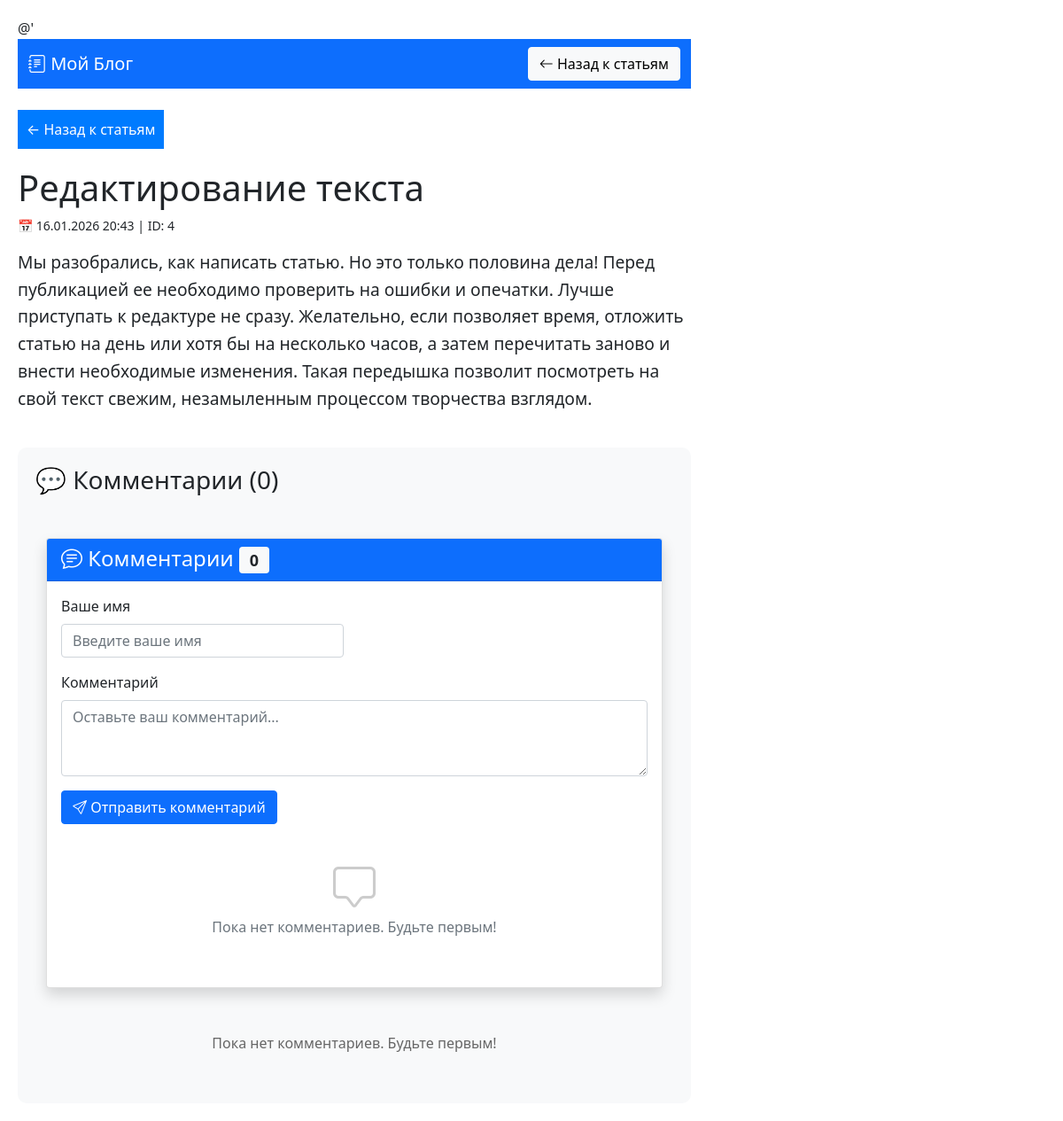
The app's page /post/4/ with its own data.
### posts/models.py (models this page shows, shortened)
class Post(models.Model):
    title = models.CharField(max_length=200)
    content = models.TextField()
    created_at = models.DateTimeField(auto_now_add=True)
    views = models.PositiveIntegerField(default=0)  # ← ПОЛЕ ПРОСМОТРОВ!
    def increment_views(self):
        self.views += 1
        self.save(update_fields=['views'])
        return self.views
    class Meta:
        ordering = ['-created_at']  # новые статьи сверху
        verbose_name = "Статья"
        verbose_name_plural = "Статьи"

### posts/views.py (the view)
# urls.py: path('post/<int:post_id>/', views.post_detail, name='post_detail'),  # страница статьи
def post_detail(request, post_id):
    post = get_object_or_404(Post, id=post_id)
    is_ajax = request.headers.get('X-Requested-With') == 'XMLHttpRequest'
    if not is_ajax:
        post.increment_views()
    comments = post.comments.all().order_by('-created_at')
    if request.method == 'POST':
        form = CommentForm(request.POST)
        if form.is_valid():
            comment = form.save(commit=False)
            comment.post = post
            comment.save()
            return redirect('post_detail', post_id=post.id)
    else:
        form = CommentForm()
    return render(request, 'posts/post_detail.html', {
        'post': post,
        'comments': comments,
        'form': form,
        'post_id': post.id,  # Для JS
    })

### posts/forms.py
class CommentForm(forms.ModelForm):
    class Meta:
        model = Comment  # Связываем с моделью Comment
        fields = ['author', 'text']  # Какие поля показывать
    author = forms.CharField(
        label='Ваше имя',
        max_length=100,
        widget=forms.TextInput(attrs={
            'class': 'form-control',
            'placeholder': 'Введите ваше имя'
        })
    )
    text = forms.CharField(
        label='Комментарий',
        widget=forms.Textarea(attrs={
            'class': 'form-control',
            'placeholder': 'Оставьте ваш комментарий...',
            'rows': 3
        })
    )

### posts/templates/posts/post_detail.html (shortened to what this page needs)
<!DOCTYPE html>
<html>
<head>
</head>
<link href="https://cdn.jsdelivr.net/npm/bootstrap@5.1.3/dist/css/bootstrap.min.css" rel="stylesheet">
<link rel="stylesheet" href="https://cdn.jsdelivr.net/npm/bootstrap-icons@1.8.1/font/bootstrap-icons.css">
<body>
<nav class="navbar navbar-expand-lg navbar-dark bg-primary mb-4">
    <div class="container">
        <a class="navbar-brand" href="/">
            <i class="bi bi-journal-text"></i> Мой Блог
        </a>
        <a href="/" class="btn btn-light">
            <i class="bi bi-arrow-left"></i> Назад к статьям
        </a>
    </div>
</nav>
    <a href="/" class="back">← Назад к статьям</a>
    <h1>{{ post.title }}</h1>
    <p><small>📅 {{ post.created_at|date:"d.m.Y H:i" }} | ID: {{ post.id }}</small></p>
    <div style="font-size: 1.2em; line-height: 1.6;">
        {{ post.content|linebreaks }}
    </div>
<div style="margin-top: 40px; padding: 20px; background: #f8f9fa; border-radius: 10px;">
    <h3>💬 Комментарии ({{ comments.count }})</h3>
<div class="container mt-5">
    <div class="card shadow">
        <div class="card-header bg-primary text-white">
            <h4 class="mb-0">
                <i class="bi bi-chat-text"></i> Комментарии
                <span class="badge bg-light text-dark">{{ comments.count }}</span>
            </h4>
        </div>
        <div class="card-body">
            <form method="POST" class="mb-4">
                <div class="row">
                    <div class="col-md-6 mb-3">
                        <label class="form-label">Ваше имя</label>
                        {{ form.author }}
                    </div>
                </div>
                <div class="mb-3">
                    <label class="form-label">Комментарий</label>
                    {{ form.text }}
                </div>
                <button type="submit" class="btn btn-primary">
                    <i class="bi bi-send"></i> Отправить комментарий
                </button>
            </form>
            <div class="mt-4">
                {% for comment in comments %}
                <div class="card mb-3">
                    <div class="card-body">
                        <div class="d-flex justify-content-between mb-2">
                            <h6 class="card-title mb-0">
                                <i class="bi bi-person-circle"></i> {{ comment.author }}
                            </h6>
                            <small class="text-muted">
                                <i class="bi bi-clock"></i> {{ comment.created_at|date:"d.m.Y H:i" }}
                            </small>
                        </div>
                        <p class="card-text">{{ comment.text|linebreaks }}</p>
                    </div>
                </div>
                {% empty %}
                <div class="text-center py-4">
                    <i class="bi bi-chat-square" style="font-size: 3rem; color: #ccc;"></i>
                    <p class="text-muted mt-2">Пока нет комментариев. Будьте первым!</p>
                </div>
                {% endfor %}
            </div>
        </div>
    </div>
</div>
    <div style="margin-top: 30px;">
        {% for comment in comments %}
        <div style="background: white; padding: 15px; border-radius: 8px; margin-bottom: 15px; border-left: 4px solid #007bff;">
            <div style="display: flex; justify-content: space-between; margin-bottom: 10px;">
                <strong>👤 {{ comment.author }}</strong>
                <small style="color: #666;">📅 {{ comment.created_at|date:"d.m.Y H:i" }}</small>
            </div>
            <p style="margin: 0;">{{ comment.text|linebreaks }}</p>
        </div>
        {% empty %}
        <p style="text-align: center; color: #666; padding: 20px;">
            Пока нет комментариев. Будьте первым!
        </p>
        {% endfor %}
    </div>
</div>
</body>
</html>

### posts/templates/posts/post_detail.html (style rules this page uses)
body { font-family: Arial; max-width: 800px; margin: 0 auto; padding: 20px; }
.back { display: inline-block; margin-bottom: 20px; padding: 10px; background: #007bff; color: white; text-decoration: none; }

### records on screen
Post: title "Редактирование текста", created_at "16.01.2026 20:43", id "4", content "Мы разобрались, как написать статью. Но это только половина дела! Перед публикацией ее необходимо проверить на ошибки и опечатки. Лучше приступать к редактуре не сразу. Желательно, если позволяет время, отложить статью на день или хотя бы на несколько часов, а затем перечитать заново и внести необходимые изменения. Такая передышка позволит посмотреть на свой текст свежим, незамыленным процессом творчества взглядом."

### other values on screen
{{ comments.count }} "0"
